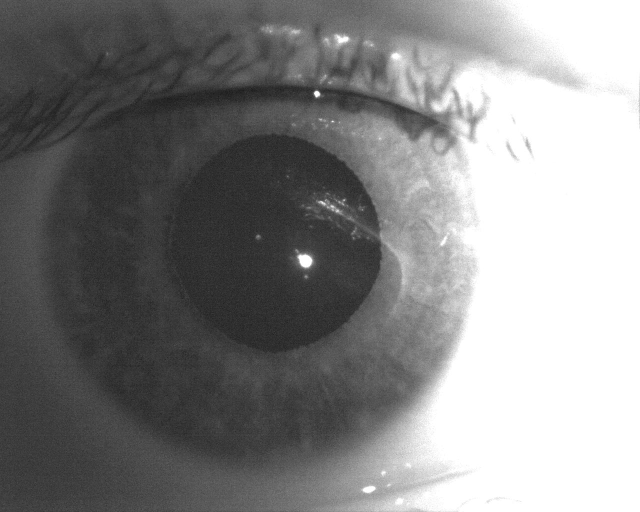
//> input picture SURF_pupil/samples/1.jpeg, 1280 x 1024 px (shown at 1/2 size)
$ ./sobelOnGrey   (built with g++ and OpenCV 4)
//> lines starting //> are read from the running program, lines starting //| are printed output that depends on the picture
#include <opencv2/core/core.hpp>
#include <opencv2/highgui/highgui.hpp>
#include "opencv2/xfeatures2d.hpp"
#include "opencv2/opencv.hpp" //resize
#include <opencv2/tracking.hpp> // ROI
//#include "opencv2/xfeatures2d/nonfree.hpp"
#include <opencv2/imgproc/imgproc.hpp>
#include <cmath>
#include <iostream>
#include <opencv2/imgproc/imgproc.hpp>
#include <opencv2/highgui/highgui.hpp>
#include <cmath>
#include <iostream>
#include <chrono>
using namespace std::chrono;

using namespace cv;
using namespace std;

int main(int argc, const char* argv[])

{

    //********************Input**************//

    const Mat src = imread("C:/Users/akeee/OneDrive/Desktop/test/SSS FIlter/samples/1.jpeg");
//> src is the input picture: 1024 rows x 1280 cols, CV_8UC3; min 19, max 255, mean 132.9
    //********************Input**************//

    //********************Resize**************//
    Mat resizedImg;
    cv::resize(src, resizedImg, cv::Size(src.cols / 2, src.rows / 2));
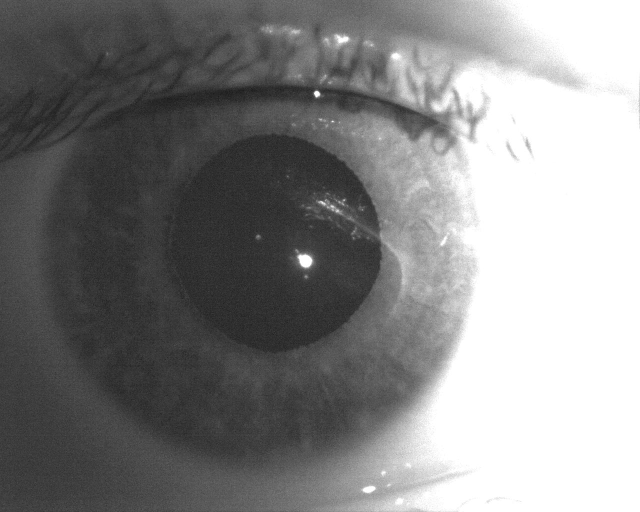
//> resizedImg: 512 rows x 640 cols, CV_8UC3; min 29, max 255, mean 133
    //cv::imshow("Source", src);
    //cv::imshow("Resized Image", resizedImg);
    //********************Resize**************//

    //********************Region on interest**************//

    // Select ROI
    bool fromCenter = false;
    Rect2d r = selectROI(resizedImg, fromCenter);    //only box. no quadrant
//> the box from (160, 128) to (480, 384) is selected with the mouse
//> r = Rect(160, 128, 320, 256)
    //Rect2d r = selectROI(resizedImg);     //4 quadrant

    // Crop image
    Mat imgCropRoi = resizedImg(r);
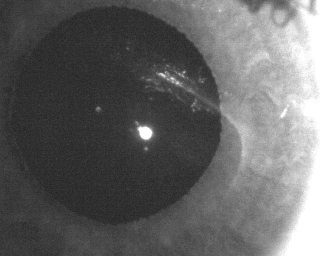
//> imgCropRoi: 256 rows x 320 cols, CV_8UC3; min 33, max 255, mean 98.7

    // Display Cropped Image
    //imshow("Select Region of Interest", imgCropRoi);


    //********************Region on interest**************//

    auto start = high_resolution_clock::now();   // Process time start

    //********************Convert to binary**************//
    //Mat imgBin;
    //threshold(imgCropRoi, imgBin, 50, 255, THRESH_BINARY);
    //imshow("Binary", imgBin);
    //********************Convert to binary**************//


    //********************Color Scale Conversion**************//

    Mat imgGrey, imgHSV;
    //cvtColor(imgCropRoi, imgGrey, CV_BGR2GRAY);
    //cvtColor(imgMedian, imgHSV, cv::COLOR_BGR2HSV);

    //********************Color Scale Conversion**************//


    //********************Canny Edge**************//
    // [5 lines of commented-out code are left out]

    //********************Canny Edge**************//


     //********************Soble Filter**************//


    Mat sobel_X, sobel_Y, laplacian;
    Mat abs_soble_X, abs_soble_Y, abs_laplac, imgSobel;
    int ksize = 3, scale = 3, delta = 1;

    Sobel(imgCropRoi, sobel_X, CV_16S, 1, 0, ksize, scale, delta, BORDER_DEFAULT);
    Sobel(imgCropRoi, sobel_Y, CV_16S, 0, 1, ksize, scale, delta, BORDER_DEFAULT);
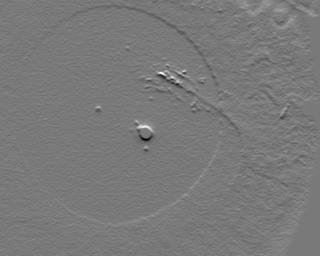
//> sobel_Y: 256 rows x 320 cols, CV_16SC3; min -1439, max 1573, mean 0.8; drawn with min black and max white
    Laplacian(imgCropRoi, laplacian, CV_16S);
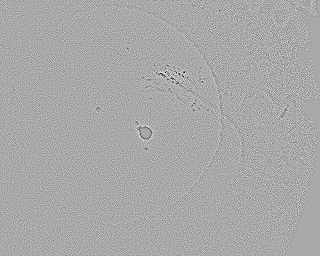
//> laplacian: 256 rows x 320 cols, CV_16SC3; min -204, max 104, mean 0; drawn with min black and max white
    convertScaleAbs(laplacian, abs_laplac);
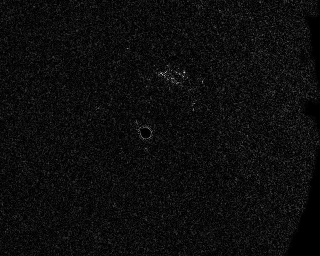
//> abs_laplac: 256 rows x 320 cols, CV_8UC3; min 0, max 204, mean 13.2
    // converting back to CV_8U
    convertScaleAbs(sobel_X, abs_soble_X);
    convertScaleAbs(sobel_Y, abs_soble_Y);
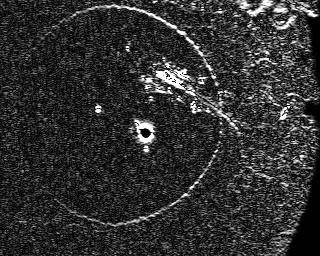
//> abs_soble_Y: 256 rows x 320 cols, CV_8UC3; min 1, max 255, mean 48.5
    addWeighted(abs_soble_X, 0.5, abs_soble_Y, 0.5, 0, imgSobel);
    imshow("Sobel Laplacian", abs_laplac);
    //imshow("Sobel X", abs_soble_X);
    //imshow("Sobel Y", abs_soble_Y);
    imshow("Sobel X+Y", imgSobel);
    //********************Soble Filter**************//
    //********************Median Filter**************//
    Mat imgMedian;
    //medianBlur(imgCropRoi, imgMedian, 15);
    medianBlur(imgSobel, imgMedian, 3);
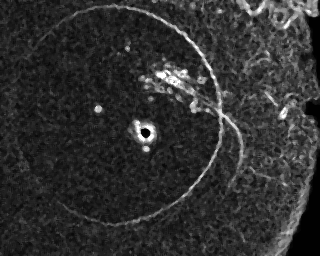
//> imgMedian: 256 rows x 320 cols, CV_8UC3; min 1, max 255, mean 48.6

    //imshow("Median Blured image", imgMedian);

    //********************Median Filter**************//


    //********************SURF**************//

//> (the run ends here: the program stops with an error, at `Ptr< xfeatures2d::SURF> SURFdetector = xfeatures2d::SURF::create(800);`)

$ run again, with SURF_pupil/samples/10.jpeg copied over SURF_pupil/samples/1.jpeg
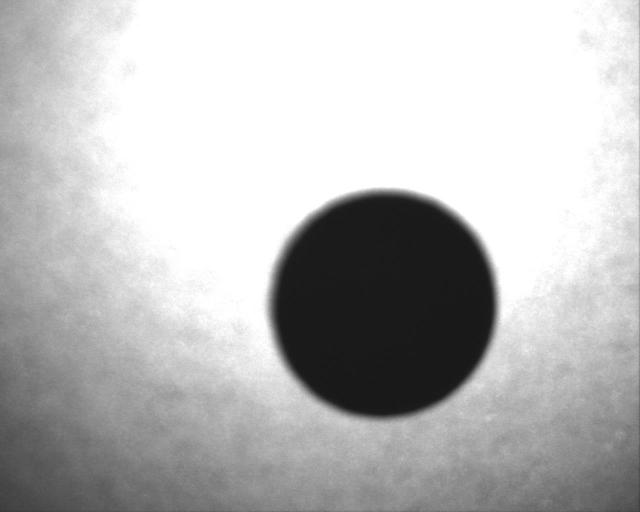
//> input picture SURF_pupil/samples/10.jpeg, 1280 x 1024 px (shown at 1/2 size)
//> src is the input picture: 1024 rows x 1280 cols, CV_8UC3; min 22, max 255, mean 186.4
//> r = Rect(160, 128, 320, 256)
//> `Laplacian(imgCropRoi, laplacian, CV_16S);`:
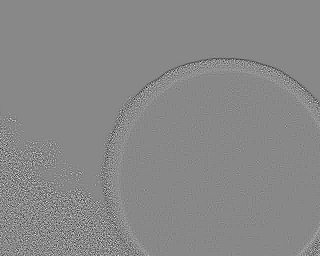
//> laplacian: 256 rows x 320 cols, CV_16SC3; min -54, max 47, mean 0; drawn with min black and max white
//> `addWeighted(abs_soble_X, 0.5, abs_soble_Y, 0.5, 0, imgSobel);`:
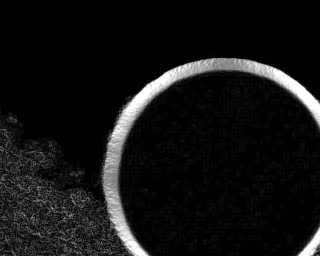
//> imgSobel: 256 rows x 320 cols, CV_8UC3; min 1, max 255, mean 20.1

$ run again, with SURF_pupil/samples/11.jpeg copied over SURF_pupil/samples/1.jpeg
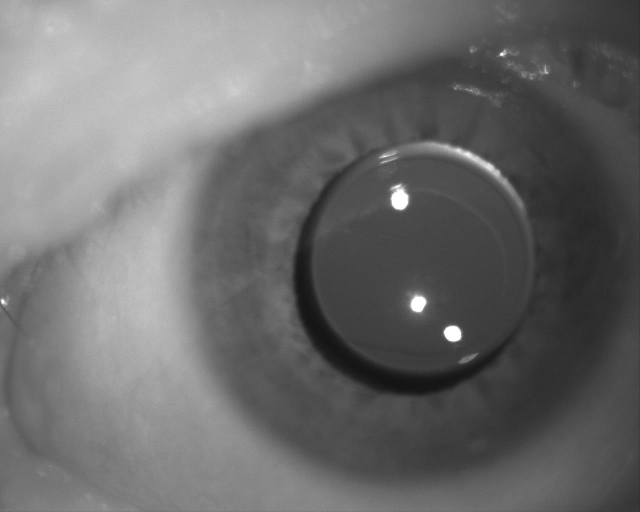
//> input picture SURF_pupil/samples/11.jpeg, 1280 x 1024 px (shown at 1/2 size)
//> src is the input picture: 1024 rows x 1280 cols, CV_8UC3; min 19, max 255, mean 108.6
//> r = Rect(160, 128, 320, 256)
//> `Laplacian(imgCropRoi, laplacian, CV_16S);`:
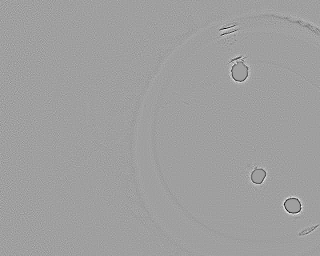
//> laplacian: 256 rows x 320 cols, CV_16SC3; min -174, max 104, mean 0; drawn with min black and max white
//> `addWeighted(abs_soble_X, 0.5, abs_soble_Y, 0.5, 0, imgSobel);`:
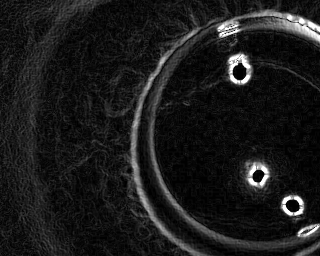
//> imgSobel: 256 rows x 320 cols, CV_8UC3; min 1, max 255, mean 27.1

$ run again, with SURF_pupil/samples/12.jpeg copied over SURF_pupil/samples/1.jpeg
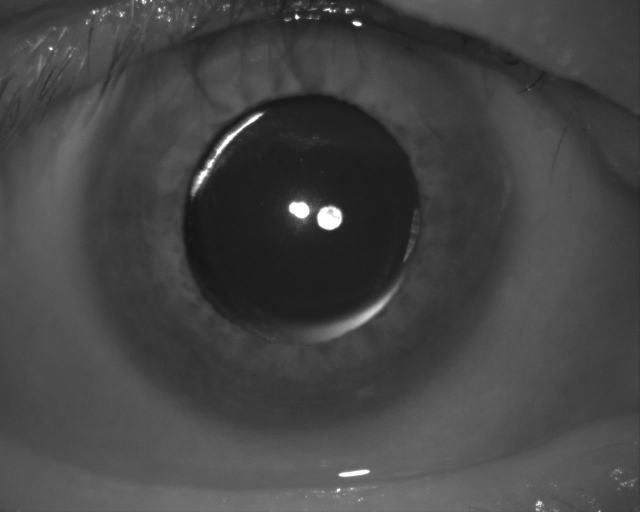
//> input picture SURF_pupil/samples/12.jpeg, 1280 x 1024 px (shown at 1/2 size)
//> src is the input picture: 1024 rows x 1280 cols, CV_8UC3; min 20, max 255, mean 68.5
//> r = Rect(160, 128, 320, 256)
//> `addWeighted(abs_soble_X, 0.5, abs_soble_Y, 0.5, 0, imgSobel);`:
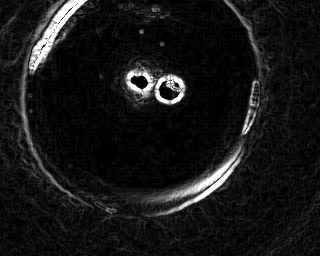
//> imgSobel: 256 rows x 320 cols, CV_8UC3; min 1, max 255, mean 22.7
